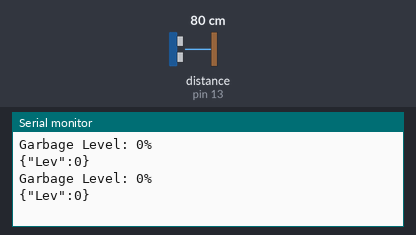
The sketch below on a simulated Arduino Uno, built with avr-gcc and run on an emulated ATmega328P. Parts: the last lines printed to the serial monitor. Wiring (inferred from the names in the program): ultrasonic range finder: trigger pin 12; echo pin 13. The test bench sets the inputs (shaded band); at power-on: distance to the obstacle (sensor on pin 13) 80 cm. The echo pulse lasts 58.3 µs per cm.

Above: at 5.8 s.
5.9 s: distance to the obstacle (sensor on pin 13) set to 2 cm
At 11.2 s:
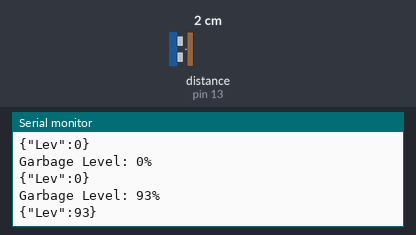
11.9 s: distance to the obstacle (sensor on pin 13) set to 4 cm
At 16.3 s:
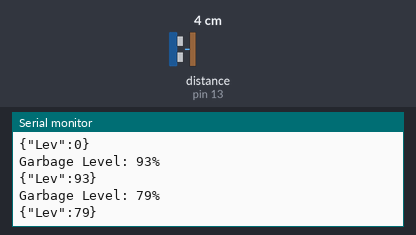
Timing chart, 0 to 17.8 s (numbered marks = the images above; inputs shaded):
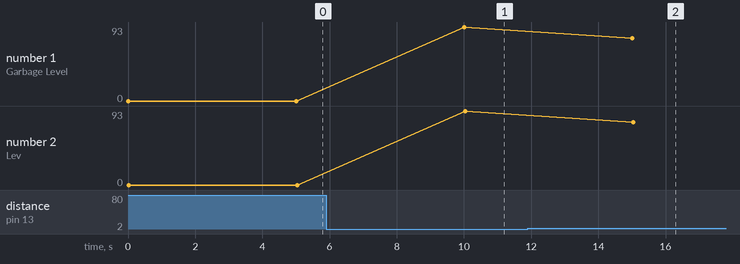

The sketch:

UltrasonicSensor_GarbageLevelMonitor.ino
```cpp
// Define pin numbers for ultrasonic sensor
const int trigPin = 12;
const int echoPin = 13;

// Variables for duration and distance calculation
long duration;
int distance;
int maxDistance = 14; // Maximum distance in centimeters, adjust according to your sensor's specifications

void setup() {
  // Initialize serial communication
  Serial.begin(9600);

  // Set ultrasonic sensor pins as input and output
  pinMode(trigPin, OUTPUT);
  pinMode(echoPin, INPUT);
}

void loop() {
  // Send a short pulse to trigger the sensor
  digitalWrite(trigPin, LOW);
  delayMicroseconds(2);
  digitalWrite(trigPin, HIGH);
  delayMicroseconds(10);
  digitalWrite(trigPin, LOW);

  // Measure the duration of the echo signal
  duration = pulseIn(echoPin, HIGH);

  // Calculate distance based on duration
  distance = duration * 0.034 / 2; // Speed of sound in air is approximately 0.034 cm/microsecond

  // Map distance to a percentage scale
  int levelPercentage = map(distance, 0, maxDistance, 100, 0);
  levelPercentage = constrain(levelPercentage, 0, 100); // Ensure the percentage is within 0-100 range

  // Print garbage level percentage to serial monitor
  Serial.print("Garbage Level: ");
  Serial.print(levelPercentage);
  Serial.println("%");

  Serial.print("{\"Lev\":");
  Serial.print(levelPercentage);
  Serial.println("}");

  delay(5000); // Delay between measurements
}
```

Measured:
- after the input at 5.9 s, the serial monitor: prints a new line after 4.1 s (image 1)
- after the input at 11.9 s, the serial monitor: prints a new line after 3.1 s (image 2)
- plotted number 1: 0 → 93 after the input at 5.9 s, 93 → 79 after the input at 11.9 s
- plotted number 2: 0 → 93 after the input at 5.9 s, 93 → 79 after the input at 11.9 s
